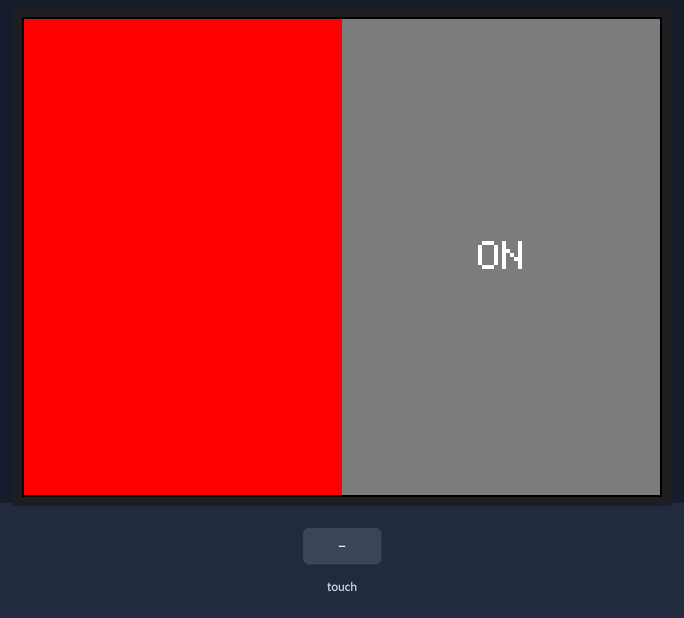
This sketch was run on a simulated ESP32. Shown: 320×240 colour display. Inputs (shaded band) come from the test bench. WiFi joins after 1.5 s; servers stay silent unless stated; storage starts empty; the Firebase database answers and starts empty; what the sketch prints to the serial monitor is not drawn.

Above: at 3.2 s.
3.3 s: screen touched at 62 % across, 10 % down
At 4.3 s:
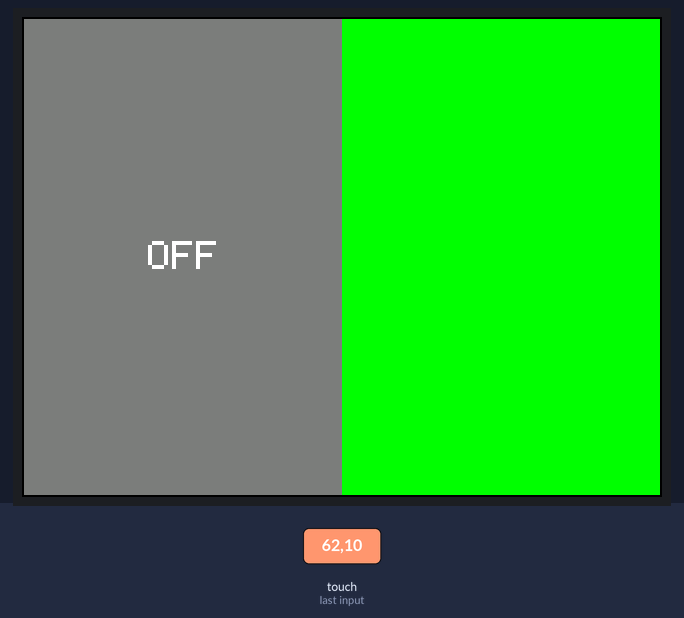
5.0 s: screen touched at 13 % across, 10 % down
At 5.6 s:
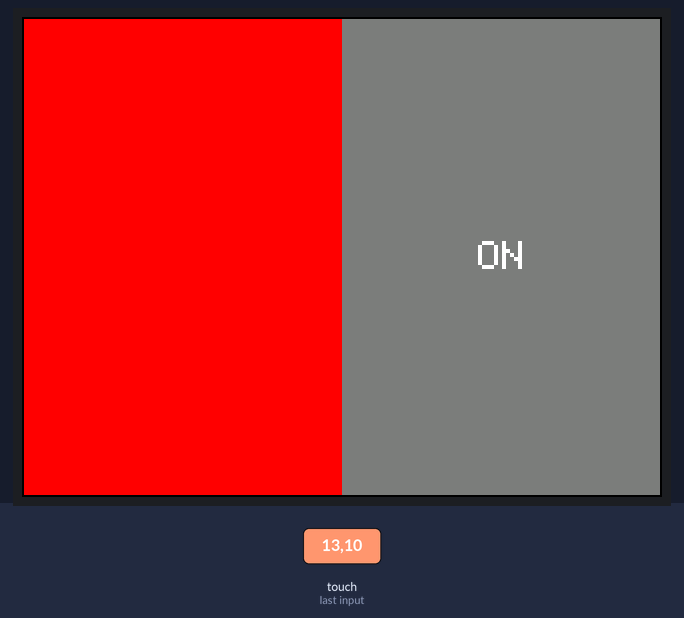
Timing chart, 0 to 8.0 s (numbered marks = the images above; inputs shaded):
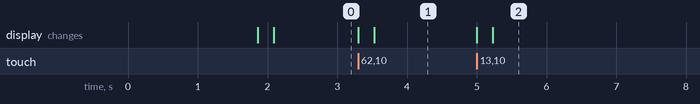

The sketch:

On_Off_Button.ino
```cpp
// Example of drawing a graphical "switch" and using
// the touch screen to change it's state.

// This sketch does not use the libraries button drawing
// and handling functions.

// Based on Adafruit_GFX library onoffbutton example.

// Touch handling for XPT2046 based screens is handled by
// the TFT_eSPI library.

// Calibration data is stored in SPIFFS so we need to include it
#include "FS.h"

#include <SPI.h>

#include <TFT_eSPI.h> // Hardware-specific library

// Firebase
#include <WiFi.h>
#include <FirebaseESP32.h>


#define FIREBASE_HOST "HOST"
#define FIREBASE_AUTH "AUTH"
#define WIFI_SSID "SSID"
#define WIFI_PASSWORD "PASSWORD"

//Define FirebaseESP32 data object
FirebaseData fbdo;
FirebaseJson json;

TFT_eSPI tft = TFT_eSPI();       // Invoke custom library

// This is the file name used to store the touch coordinate
// calibration data. Cahnge the name to start a new calibration.
#define CALIBRATION_FILE "/TouchCalData3"

// Set REPEAT_CAL to true instead of false to run calibration
// again, otherwise it will only be done once.
// Repeat calibration if you change the screen rotation.
#define REPEAT_CAL false

boolean SwitchOn = true;

// Comment out to stop drawing black spots
#define BLACK_SPOT

// Switch position and size 320x240
#define FRAME_X 0
#define FRAME_Y 0
#define FRAME_W 320
#define FRAME_H 240

// Red zone size
#define REDBUTTON_X FRAME_X
#define REDBUTTON_Y FRAME_Y
#define REDBUTTON_W (FRAME_W/2)
#define REDBUTTON_H FRAME_H

// Green zone size
#define GREENBUTTON_X (REDBUTTON_X + REDBUTTON_W)
#define GREENBUTTON_Y FRAME_Y
#define GREENBUTTON_W (FRAME_W/2)
#define GREENBUTTON_H FRAME_H

//------------------------------------------------------------------------------------------
//------------------------------------------------------------------------------------------
void setup(void)
{
  Serial.begin(9600);
  tft.init();

  // Set the rotation before we calibrate
  tft.setRotation(1);

  // call screen calibration
  touch_calibrate();

  // clear screen
  tft.fillScreen(TFT_BLACK);
  tft.setCursor (0, 0);
  tft.setTextFont(0); // Select font 0 which is the Adafruit font

  // connect WIFI
  WiFi.begin(WIFI_SSID, WIFI_PASSWORD);
  tft.print("Connecting to Wi-Fi...");

  while (WiFi.status() != WL_CONNECTED)
  {
    delay(100);
  }
  tft.setCursor (0, 10);
  tft.print("Connected with IP: ");
  tft.setCursor (0, 20);
  tft.print(WiFi.localIP());

  tft.setCursor (0, 30);
  tft.print("Connecting to Firebase...");

  Firebase.begin(FIREBASE_HOST, FIREBASE_AUTH);
  Firebase.reconnectWiFi(true);

  //Set database read timeout to 1 minute (max 15 minutes)
  Firebase.setReadTimeout(fbdo, 1000 * 60);
  //tiny, small, medium, large and unlimited.
  //Size and its write timeout e.g. tiny (1s), small (10s), medium (30s) and large (60s).
  Firebase.setwriteSizeLimit(fbdo, "tiny");

  /*
  This option allows get and delete functions (PUT and DELETE HTTP requests) works for device connected behind the
  Firewall that allows only GET and POST requests.

  Firebase.enableClassicRequest(firebaseData, true);
  */

  tft.setCursor (0, 40);
  tft.print("Connected with Firebase...");

  // Get data from firebase
  if(Firebase.getBool(fbdo,"/SwitchOn/data"))
  {
    //Success
    Serial.print("Get bool data success, bool = ");
    Serial.println(fbdo.boolData());
    SwitchOn = fbdo.boolData();
  }else{
    //Failed?, get the error reason from fbdo
    Serial.print("Error in getbool, ");
    Serial.println(fbdo.errorReason());

    tft.setCursor (0, 50);
    tft.print("Error connecting Firebase:");
    tft.setCursor (0, 60);
    tft.print(fbdo.errorReason());
  }

  // Draw button (this example does not use library Button class)
  if (SwitchOn){
    greenBtn();
  } else {
    redBtn();
  }
}
//------------------------------------------------------------------------------------------
//------------------------------------------------------------------------------------------
void loop()
{
  uint16_t x, y;

  // See if there's any touch data for us
  if (tft.getTouch(&x, &y))
  {
    // Draw a block spot to show where touch was calculated to be
    #ifdef BLACK_SPOT
      tft.fillCircle(x, y, 2, TFT_BLACK);
    #endif

    if (SwitchOn)
    {
      if ((x > REDBUTTON_X) && (x < (REDBUTTON_X + REDBUTTON_W))) {
        if ((y > REDBUTTON_Y) && (y <= (REDBUTTON_Y + REDBUTTON_H))) {
          Serial.println("Red btn hit");

          // Firebase Update
          if(Firebase.setBool(fbdo, "/SwitchOn/data", false))
          {
            //Success
             Serial.println("Set false data success");
             redBtn();
          }else{
            //Failed?, get the error reason from fbdo

            Serial.print("Error in setBool, ");
            Serial.println(fbdo.errorReason());
          }

        }
      }
    }
    else //Record is off (SwitchOn == false)
    {
      if ((x > GREENBUTTON_X) && (x < (GREENBUTTON_X + GREENBUTTON_W))) {
        if ((y > GREENBUTTON_Y) && (y <= (GREENBUTTON_Y + GREENBUTTON_H))) {
          Serial.println("Green btn hit");

          // Firebase Update
          if(Firebase.setBool(fbdo, "/SwitchOn/data", true))
          {
            //Success
             Serial.println("Set true data success");
             greenBtn();
          }else{
            //Failed?, get the error reason from fbdo

            Serial.print("Error in setBool, ");
            Serial.println(fbdo.errorReason());
          }

        }
      }
    }

    Serial.println(SwitchOn);
    Serial.print(x);
    Serial.print("-");
    Serial.print(y);

  }
}
//------------------------------------------------------------------------------------------

void touch_calibrate()
{
  uint16_t calData[5];
  uint8_t calDataOK = 0;

  // check file system exists
  if (!SPIFFS.begin()) {
    Serial.println("Formating file system");
    SPIFFS.format();
    SPIFFS.begin();
  }

  // check if calibration file exists and size is correct
  if (SPIFFS.exists(CALIBRATION_FILE)) {
    if (REPEAT_CAL)
    {
      // Delete if we want to re-calibrate
      SPIFFS.remove(CALIBRATION_FILE);
    }
    else
    {
      File f = SPIFFS.open(CALIBRATION_FILE, "r");
      if (f) {
        if (f.readBytes((char *)calData, 14) == 14)
          calDataOK = 1;
        f.close();
      }
    }
  }

  if (calDataOK && !REPEAT_CAL) {
    // calibration data valid
    tft.setTouch(calData);
  } else {
    // data not valid so recalibrate
    tft.fillScreen(TFT_BLACK);
    tft.setCursor(20, 0);
    tft.setTextFont(2);
    tft.setTextSize(1);
    tft.setTextColor(TFT_WHITE, TFT_BLACK);

    tft.println("Touch corners as indicated");

    tft.setTextFont(1);
    tft.println();

    if (REPEAT_CAL) {
      tft.setTextColor(TFT_RED, TFT_BLACK);
      tft.println("Set REPEAT_CAL to false to stop this running again!");
    }

    tft.calibrateTouch(calData, TFT_MAGENTA, TFT_BLACK, 15);

    tft.setTextColor(TFT_GREEN, TFT_BLACK);
    tft.println("Calibration complete!");

    // store data
    File f = SPIFFS.open(CALIBRATION_FILE, "w");
    if (f) {
      f.write((const unsigned char *)calData, 14);
      f.close();
    }
  }
}

void drawFrame()
{
  tft.drawRect(FRAME_X, FRAME_Y, FRAME_W, FRAME_H, TFT_BLACK);
}

// Draw a red button
void redBtn()
{
  tft.fillRect(REDBUTTON_X, REDBUTTON_Y, REDBUTTON_W, REDBUTTON_H, TFT_RED);
  tft.fillRect(GREENBUTTON_X, GREENBUTTON_Y, GREENBUTTON_W, GREENBUTTON_H, TFT_DARKGREY);
  drawFrame();
  tft.setTextColor(TFT_WHITE);
  tft.setTextSize(2);
  tft.setTextDatum(MC_DATUM);
  tft.drawString("ON", GREENBUTTON_X + (GREENBUTTON_W / 2), GREENBUTTON_Y + (GREENBUTTON_H / 2));
  SwitchOn = false;
}

// Draw a green button
void greenBtn()
{
  tft.fillRect(GREENBUTTON_X, GREENBUTTON_Y, GREENBUTTON_W, GREENBUTTON_H, TFT_GREEN);
  tft.fillRect(REDBUTTON_X, REDBUTTON_Y, REDBUTTON_W, REDBUTTON_H, TFT_DARKGREY);
  drawFrame();
  tft.setTextColor(TFT_WHITE);
  tft.setTextSize(2);
  tft.setTextDatum(MC_DATUM);
  tft.drawString("OFF", REDBUTTON_X + (REDBUTTON_W / 2) + 1, REDBUTTON_Y + (REDBUTTON_H / 2));
  SwitchOn = true;
}
```

Measured:
- after the input at 3.3 s, the display: first changes at once (image 1 shows a later state)
- after the input at 5.0 s, the display: first changes at once (image 2 shows a later state)
